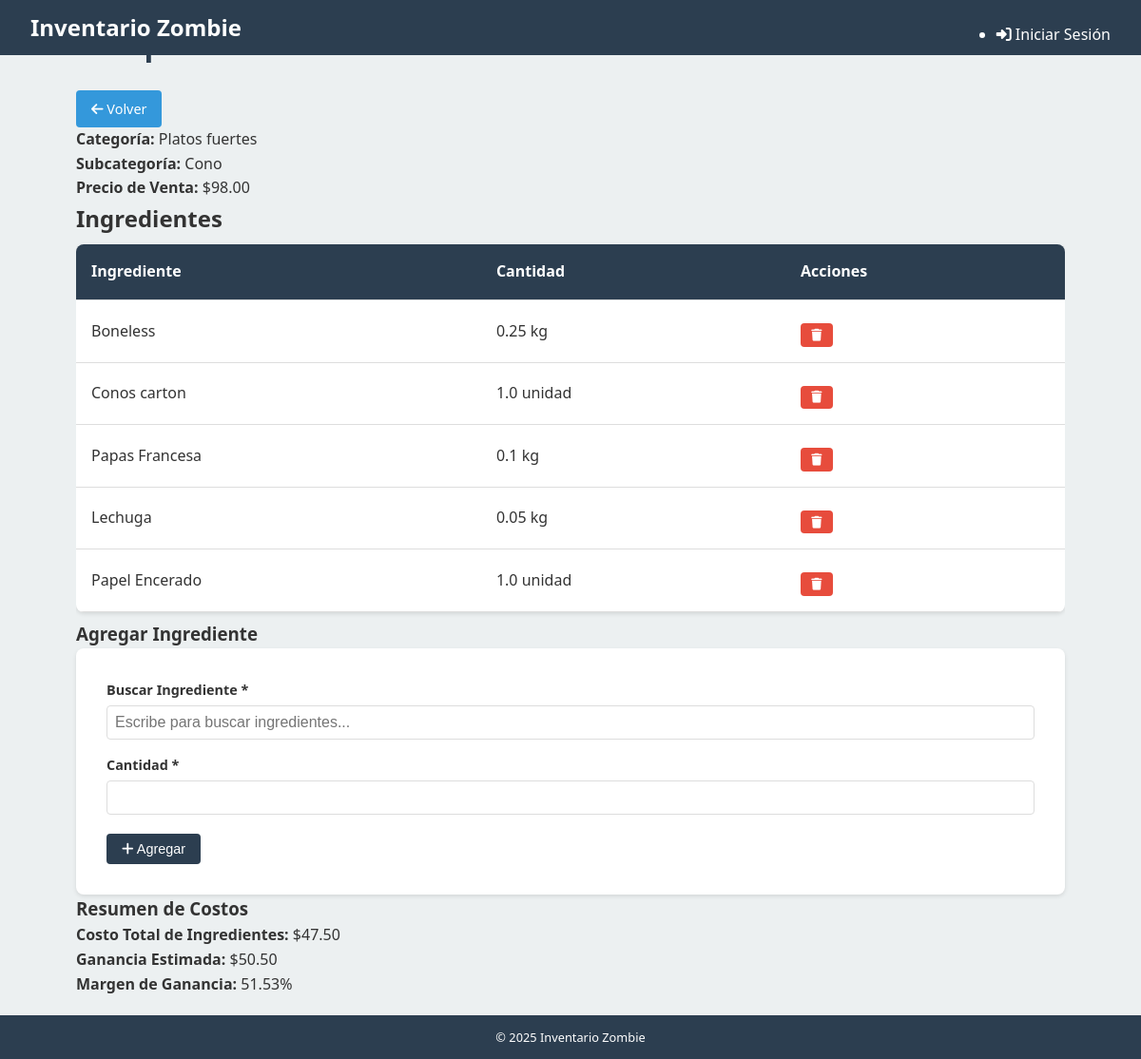
The page /articulos/composicion/11 on the database its author committed.
### tables this page shows
CREATE TABLE ArticulosVendidos (
    id INTEGER PRIMARY KEY AUTOINCREMENT,
    nombre TEXT NOT NULL UNIQUE,
    categoria TEXT,
    subcategoria TEXT,
    precio_venta REAL
, articulo_padre_id INTEGER REFERENCES ArticulosVendidos(id), es_variante BOOLEAN DEFAULT 0);

CREATE TABLE ComposicionArticulo (
    id INTEGER PRIMARY KEY AUTOINCREMENT,
    articulo_id INTEGER NOT NULL,
    ingrediente_id INTEGER NOT NULL,
    cantidad REAL NOT NULL,
    FOREIGN KEY (articulo_id) REFERENCES ArticulosVendidos (id),
    FOREIGN KEY (ingrediente_id) REFERENCES Ingredientes (id)
);

CREATE TABLE Ingredientes (
    id INTEGER PRIMARY KEY AUTOINCREMENT,
    nombre TEXT NOT NULL UNIQUE,
    unidad_medida TEXT NOT NULL,
    precio_compra REAL,
    cantidad_actual REAL NOT NULL DEFAULT 0,
    stock_minimo REAL
, categoria TEXT);

### routes/articulos.py (the view, shortened to what this page needs)
@articulos_web_bp.route('/composicion/<int:id>', methods=['GET'])
def composicion(id):
    db = get_db()
    cursor = db.execute('''
        SELECT a.*, p.nombre as articulo_padre_nombre
        FROM ArticulosVendidos a
        LEFT JOIN ArticulosVendidos p ON a.articulo_padre_id = p.id
        WHERE a.id = ?
    ''', (id,))
    articulo = cursor.fetchone()
    if articulo is None:
        return render_template('error.html', message='Artículo no encontrado'), 404
    cursor = db.execute('''
        SELECT c.id, c.articulo_id, c.ingrediente_id, c.cantidad,
               i.nombre as ingrediente_nombre, i.unidad_medida, i.precio_compra
        FROM ComposicionArticulo c
        JOIN Ingredientes i ON c.ingrediente_id = i.id
        WHERE c.articulo_id = ?
    ''', (id,))
    composicion = [dict(id=row['id'],
                       articulo_id=row['articulo_id'],
                       ingrediente_id=row['ingrediente_id'],
                       cantidad=row['cantidad'],
                       ingrediente_nombre=row['ingrediente_nombre'],
                       unidad_medida=row['unidad_medida'],
                       precio_compra=row['precio_compra'])
                  for row in cursor.fetchall()]
    cursor = db.execute('SELECT * FROM Ingredientes')
    ingredientes = [dict(id=row['id'],
                        nombre=row['nombre'],
                        unidad_medida=row['unidad_medida'])
                   for row in cursor.fetchall()]
    costo_total = sum(comp['precio_compra'] * comp['cantidad'] for comp in composicion)
    return render_template('articulos/composicion.html',
                          articulo=articulo,
                          composicion=composicion,
                          ingredientes=ingredientes,
                          costo_total=costo_total)

### app.py (called while the page is built)
@app.template_global()
def now():
    return datetime.datetime.now()

@app.after_request
def add_cors_headers(response):
    response.headers.add('Access-Control-Allow-Origin', '*')
    response.headers.add('Access-Control-Allow-Headers', 'Content-Type,Authorization')
    response.headers.add('Access-Control-Allow-Methods', 'GET,PUT,POST,DELETE,OPTIONS')
    return response

### database.py (called while the page is built)
def get_db():
    if 'db' not in g:
        g.db = sqlite3.connect(
            os.path.join(current_app.instance_path, 'inventario_zombie.sqlite'),
            detect_types=sqlite3.PARSE_DECLTYPES
        )
        g.db.row_factory = sqlite3.Row
        g.db.execute("PRAGMA foreign_keys=ON")
        g.db.execute("PRAGMA journal_mode=WAL")  # Write-Ahead Logging para mejor concurrencia
        g.db.execute("PRAGMA busy_timeout=5000")  # 5 segundos de timeout
    return g.db

### templates/articulos/composicion.html (shortened to what this page needs)
{% extends "layout.html" %}
{% block content %}
<div class="page-header">
    <h1>Composición: {{ articulo.nombre }}</h1>
    <div class="page-actions">
        <a href="{{ url_for('articulos_web.index') }}" class="btn btn-secondary">
            <i class="fas fa-arrow-left"></i> Volver
        </a>
    </div>
</div>
<div class="product-details">
    <div class="detail-item">
        <strong>Categoría:</strong> {{ articulo.categoria }}
    </div>
    {% if articulo.subcategoria %}
    <div class="detail-item">
        <strong>Subcategoría:</strong> {{ articulo.subcategoria }}
    </div>
    {% endif %}
    <div class="detail-item">
        <strong>Precio de Venta:</strong> ${{ "%.2f"|format(articulo.precio_venta) }}
    </div>
</div>
<div class="composition-section">
    <h2>Ingredientes</h2>
    <div class="table-responsive">
        <table>
            <thead>
                <tr>
                    <th>Ingrediente</th>
                    <th>Cantidad</th>
                    <th>Acciones</th>
                </tr>
            </thead>
            <tbody id="composition-list">
                {% for comp in composicion %}
                <tr {% if comp.heredado %}class="inherited-row"{% endif %}>
                    <td>
                        {{ comp.ingrediente_nombre }}
                    </td>
                    <td>{{ comp.cantidad }} {{ comp.unidad_medida }}</td>
                    <td>
                        {% if not comp.heredado %}
                        <button class="btn btn-danger btn-sm delete-composition"
                                data-id="{{ comp.id }}"
                                data-ingrediente="{{ comp.ingrediente_nombre }}">
                            <i class="fas fa-trash"></i>
                        </button>
                        {% endif %}
                    </td>
                </tr>
                {% else %}
                <tr>
                    <td colspan="3" class="text-center">No hay ingredientes en este artículo</td>
                </tr>
                {% endfor %}
            </tbody>
        </table>
    </div>
    <div class="composition-form-container">
        <h3>Agregar Ingrediente</h3>
        <form id="composition-form" class="mobile-form">
            <div class="ingredient-search-container">
                <label for="ingredient-search">Buscar Ingrediente <span class="required">*</span></label>
                <input type="text"
                       id="ingredient-search"
                       class="ingredient-search-input"
                       placeholder="Escribe para buscar ingredientes..."
                       autocomplete="off">
            </div>
            <div class="form-group">
                <label for="cantidad">Cantidad <span class="required">*</span></label>
                <input type="number" id="cantidad" name="cantidad" step="0.01" min="0.01" required>
            </div>
            <div class="form-actions">
                <button type="submit" class="btn btn-primary">
                    <i class="fas fa-plus"></i> Agregar
                </button>
            </div>
        </form>
    </div>
</div>
<div class="cost-summary">
    <h3>Resumen de Costos</h3>
    <div class="detail-item">
        <strong>Costo Total de Ingredientes:</strong> <span id="total-cost">${{ "%.2f"|format(costo_total) }}</span>
    </div>
    <div class="detail-item">
        <strong>Ganancia Estimada:</strong> <span id="estimated-profit">${{ "%.2f"|format(articulo.precio_venta - costo_total) }}</span>
    </div>
    <div class="detail-item">
        <strong>Margen de Ganancia:</strong>
        <span id="profit-margin">
            {% if articulo.precio_venta > 0 %}
            {{ "%.2f"|format(((articulo.precio_venta - costo_total) / articulo.precio_venta) * 100) }}%
            {% else %}
            0.00%
            {% endif %}
        </span>
    </div>
</div>
{% endblock %}

### static/css/main.css (style rules this page uses)
:root { --primary-color: #2c3e50; --secondary-color: #3498db; --accent-color: #e74c3c; --background-color: #ecf0f1; --text-color: #333; --light-text: #fff; --success-color: #2ecc71; --warning-color: #f39c12; --error-color: #e74c3c; --info-color: #3498db; }
* { margin: 0; padding: 0; box-sizing: border-box; }
body { font-family: 'Segoe UI', Tahoma, Geneva, Verdana, sans-serif; line-height: 1.6; color: var(--text-color); background-color: var(--background-color); }
h1 { color: var(--primary-color); margin-bottom: 1rem; font-size: 1.5rem; text-align: center; }
.btn { display: inline-block; background-color: var(--secondary-color); color: var(--light-text); padding: 0.5rem 1rem; border-radius: 4px; text-decoration: none; margin-top: 0.5rem; transition: background-color 0.3s; text-align: center; border: none; cursor: pointer; font-size: 0.9rem; }
form { background: white; padding: 1rem; border-radius: 8px; box-shadow: 0 2px 4px rgba(0, 0, 0, 0.1); width: 100%; margin: 0 auto; }
.form-group { margin-bottom: 0.8rem; }
label { display: block; margin-bottom: 0.3rem; font-weight: bold; font-size: 0.9rem; }
input, select, textarea { width: 100%; padding: 0.5rem; border: 1px solid #ddd; border-radius: 4px; font-size: 1rem; }
.table-responsive { overflow-x: auto; width: 100%; }
table { width: 100%; border-collapse: collapse; margin: 0.5rem 0; background-color: white; border-radius: 8px; overflow: hidden; box-shadow: 0 2px 4px rgba(0, 0, 0, 0.1); }
th, td { padding: 0.7rem; text-align: left; border-bottom: 1px solid #ddd; font-size: 0.9rem; }
th { background-color: var(--primary-color); color: var(--light-text); }
@media screen and (min-width: 768px) { h1 { font-size: 2rem; text-align: left; } }
@media screen and (min-width: 768px) { form { padding: 2rem; } }
@media screen and (min-width: 768px) { th, td { padding: 1rem; font-size: 1rem; } }
.btn-primary { background-color: var(--primary-color); }
.btn-secondary { background-color: var(--secondary-color); }
.btn-danger { background-color: var(--accent-color); }
.btn-sm { padding: 0.3rem 0.7rem; font-size: 0.8rem; }

### templates/articulos/composicion.html (style rules this page uses)
.page-actions { display: flex; gap: 10px; align-items: center; }
.ingredient-search-container { position: relative; margin-bottom: 15px; }
.ingredient-search-input { width: 100%; padding: 8px; border: 1px solid #ddd; border-radius: 4px; font-size: 16px; }

### rows shown on the page
ArticulosVendidos: categoria "Platos fuertes", subcategoria "Cono", precio_venta "98.00", articulo.precio_venta-costo_total "50.50", precio_venta "51.53"
ComposicionArticulo: ingrediente_nombre "Boneless", cantidad "0.25", unidad_medida "kg"
ComposicionArticulo: ingrediente_nombre "Conos carton", cantidad "1.0", unidad_medida "unidad"
ComposicionArticulo: ingrediente_nombre "Papas Francesa", cantidad "0.1", unidad_medida "kg"
ComposicionArticulo: ingrediente_nombre "Lechuga", cantidad "0.05", unidad_medida "kg"
ComposicionArticulo: ingrediente_nombre "Papel Encerado", cantidad "1.0", unidad_medida "unidad"

### other values the page prints
{{ "%.2f"|format(costo_total) }} "47.50"
